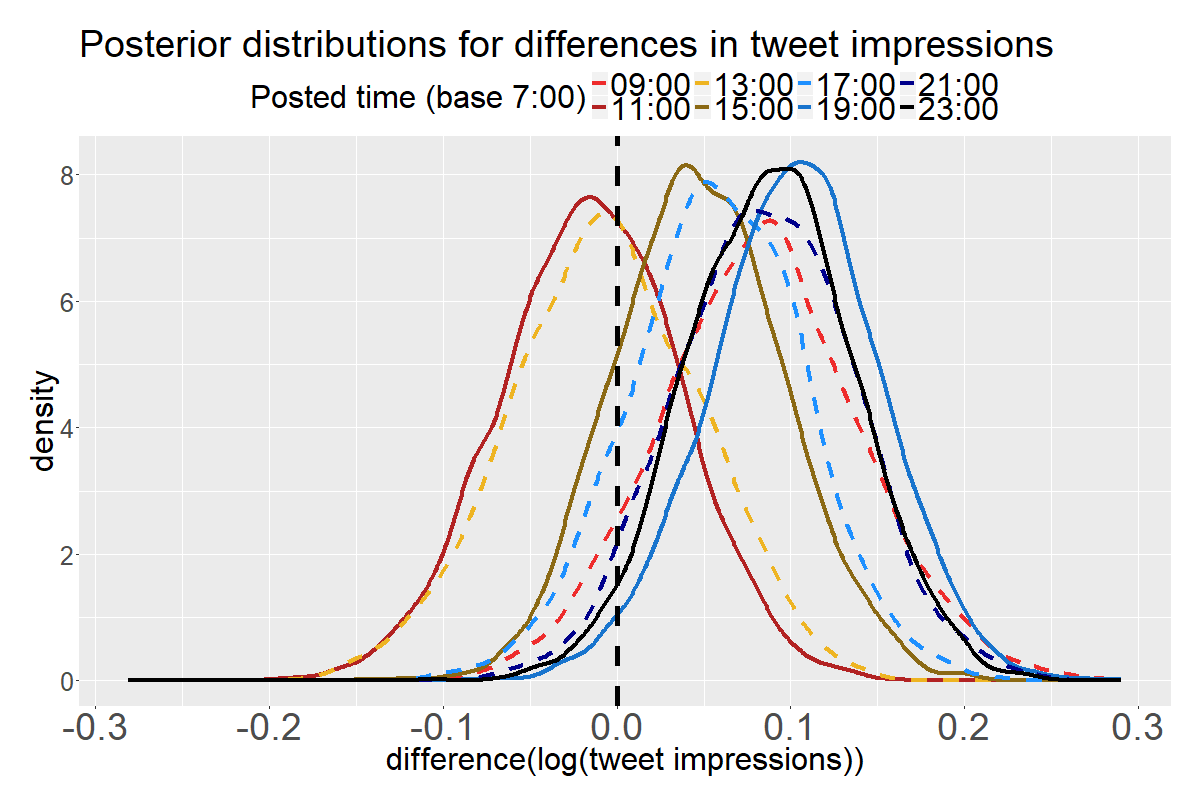
#> input picture scripts/analyze_tweet_activity/analyze_tweet_activity_bayesian_sample2.png, 1200 x 800 px, given in place of in.png, which was not available
$ python add_alpha.py
#> lines starting #> are read from the running program, lines starting #| are printed output that depends on the picture; pictures that were not available may be replaced by others from this repository, and a replacement may not be noted
#!/usr/bin/python3
# coding: utf-8

'''
Adding an alpha pixel to an image and writing as a ARGB image file
Copyright (C) 2018 Zettsu Tatsuya
'''

import cv2
from optparse import OptionParser
import numpy as np

def main():
    parser = OptionParser()
    parser.add_option('-i', '--input', dest='in_image_filename', default='in.png',
                      help='Input image filename')
    parser.add_option('-o', '--output', dest='out_image_filename', default='out.png',
                      help='Output image filename')
    (options, args) = parser.parse_args()

    in_img = cv2.imread(options.in_image_filename)
#> in_img is the input picture: shape (800, 1200, 3); mean B, G, R 231.4, 231.2, 231.8
    shape = in_img.shape
#> shape = (800, 1200, 3)
    b_channel, g_channel, r_channel = cv2.split(in_img)
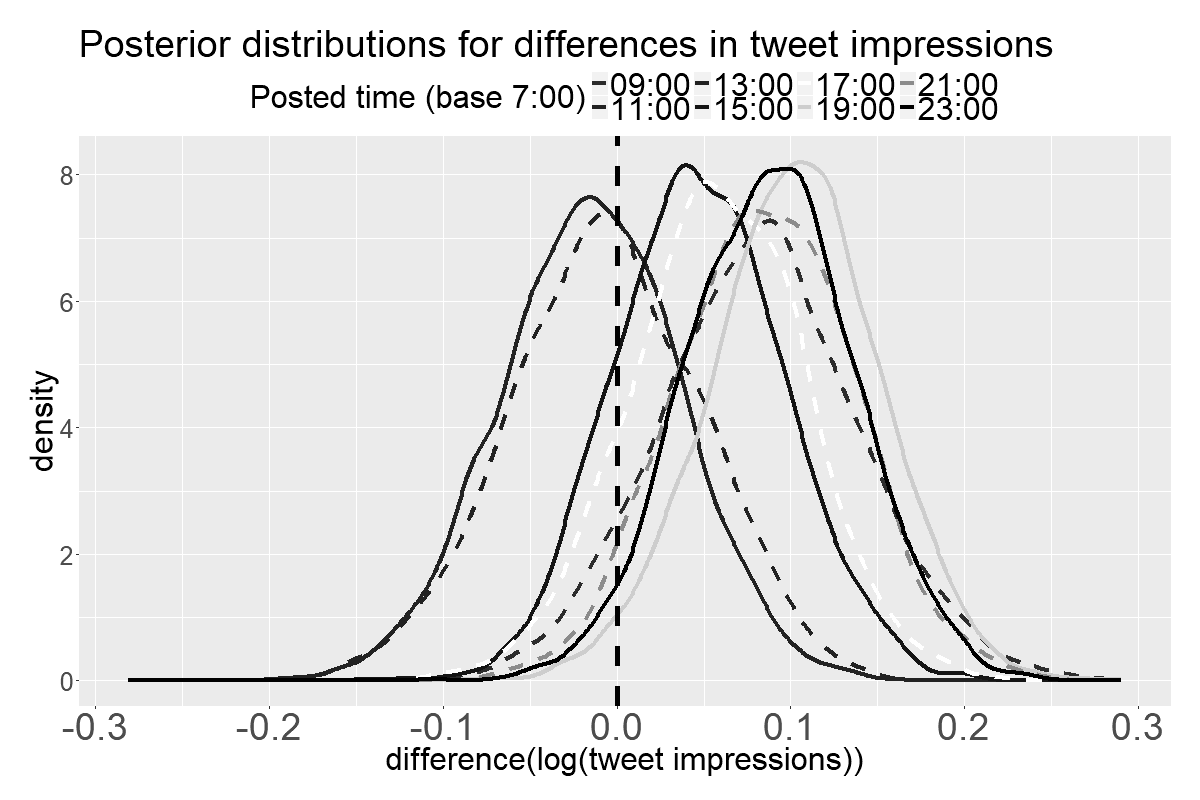
#> b_channel: shape (800, 1200); min 0, max 255, mean 231.4
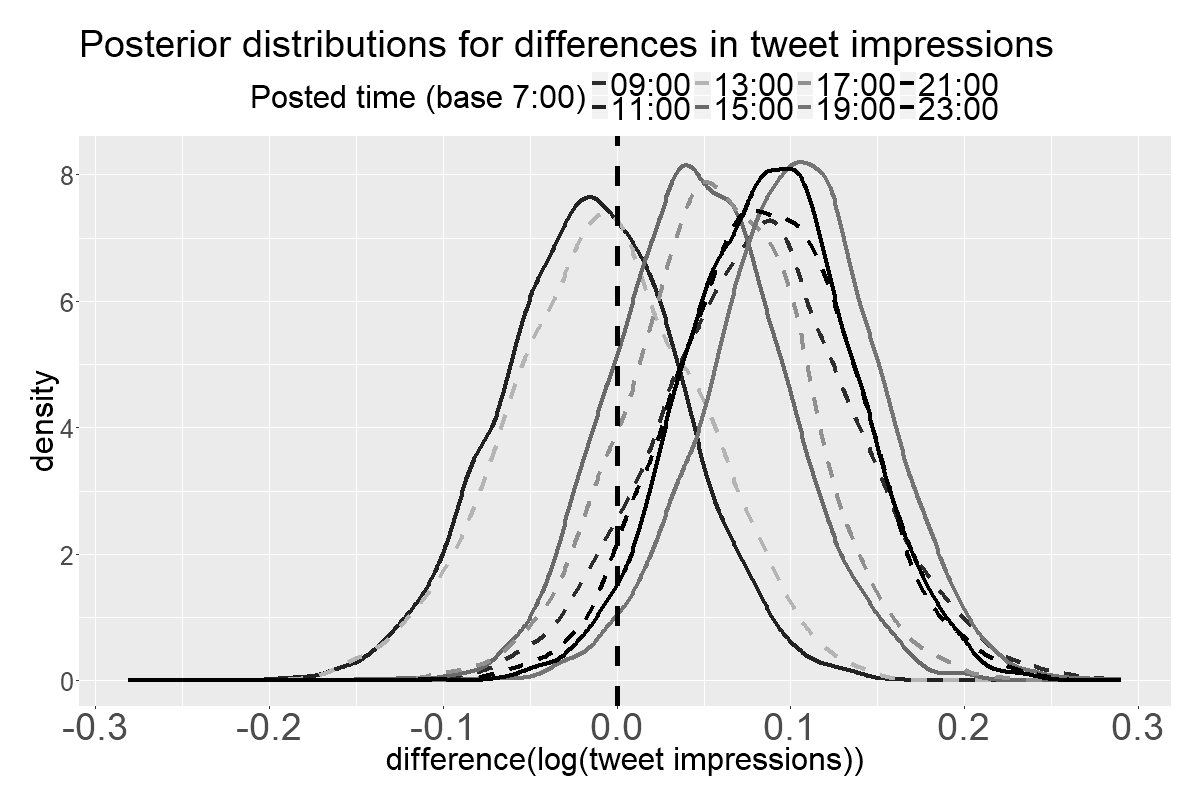
#> g_channel: shape (800, 1200); min 0, max 255, mean 231.2
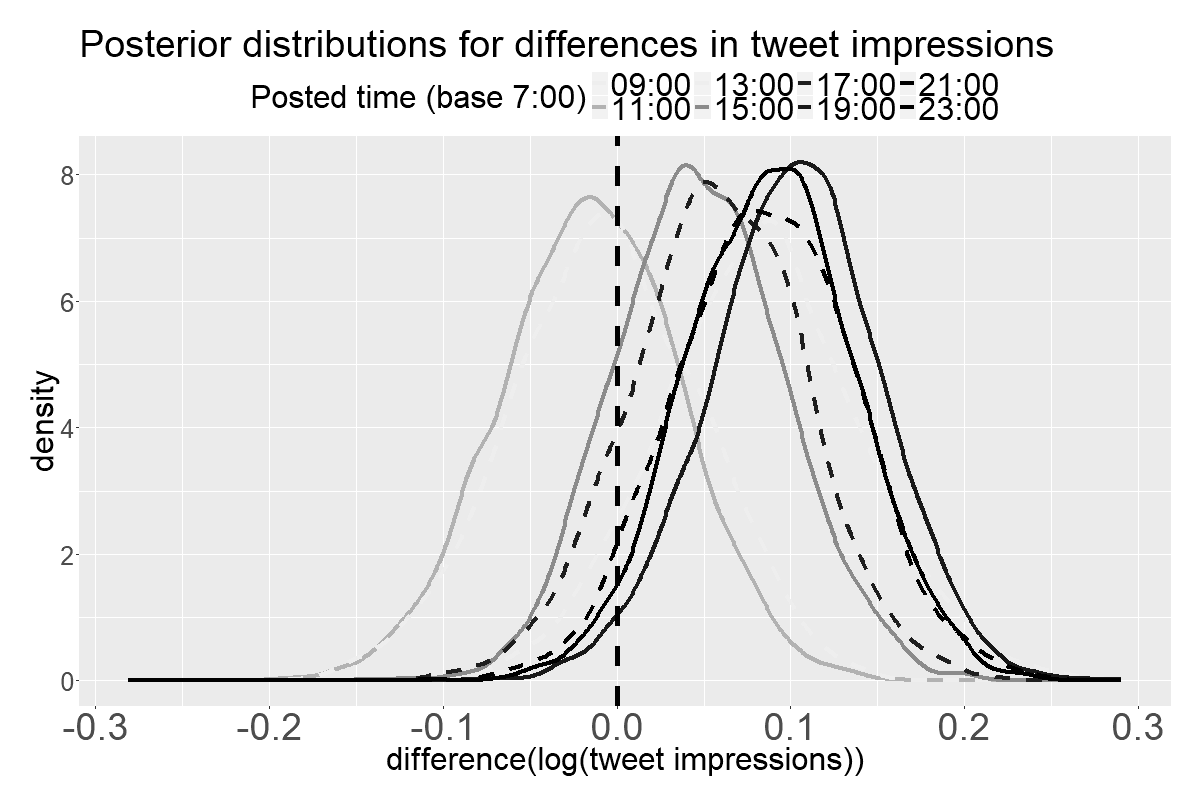
#> r_channel: shape (800, 1200); min 0, max 255, mean 231.8
    alpha_channel = np.ones((shape[0], shape[1], 1), dtype=b_channel.dtype) * 255

    # Makes the right-bottom pixel transparent
    alpha_channel[shape[0]-1, shape[1]-1] = 0
    out_img = cv2.merge((b_channel, g_channel, r_channel, alpha_channel))
    cv2.imwrite(options.out_image_filename, out_img)

if __name__ == "__main__":
    main()

$ run again, on scripts/interest/compound.png
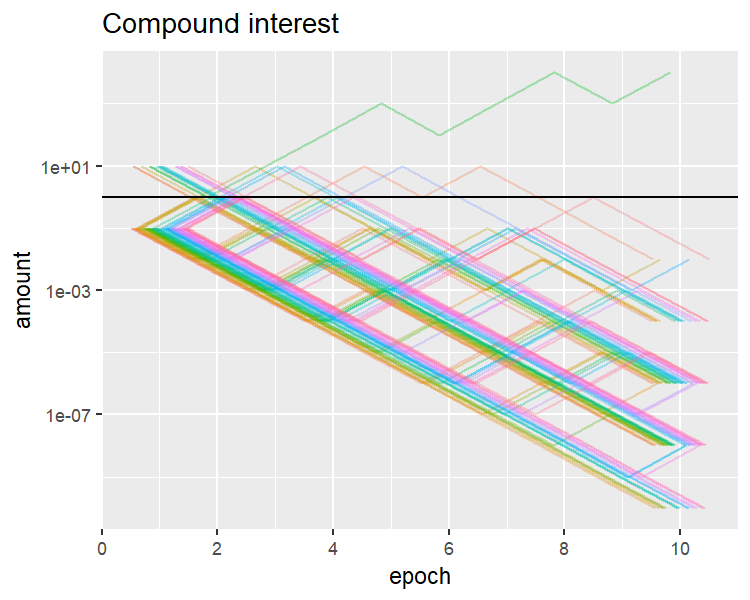
#> input picture scripts/interest/compound.png, 750 x 600 px, given in place of in.png, which was not available
#> in main, in_img is the input picture: shape (600, 750, 3); mean B, G, R 233.7, 234.3, 233.3
#> in main, `b_channel, g_channel, r_channel = cv2.split(in_img)`:
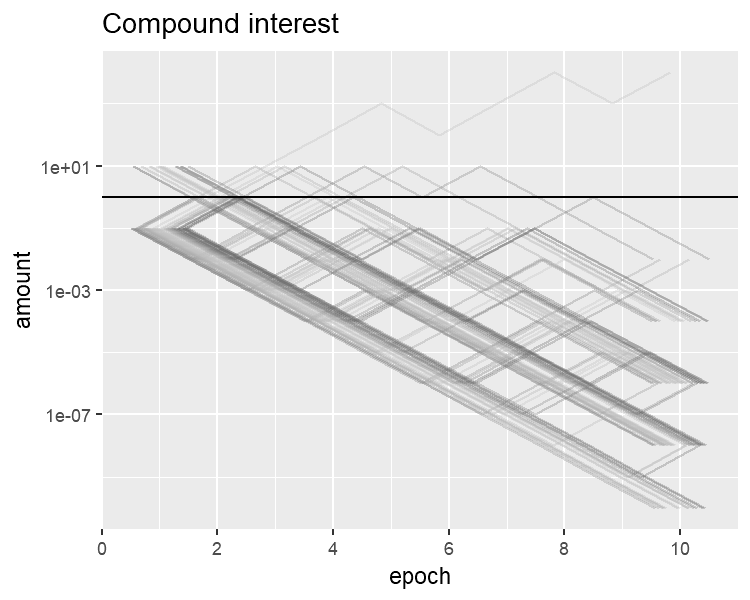
#> g_channel: shape (600, 750); min 0, max 255, mean 234.3
#> in main, `b_channel, g_channel, r_channel = cv2.split(in_img)`:
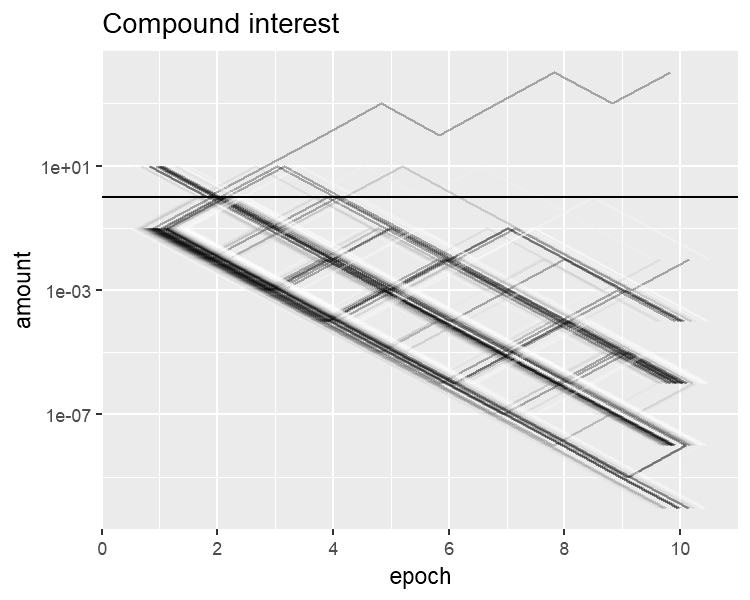
#> r_channel: shape (600, 750); min 0, max 255, mean 233.3
